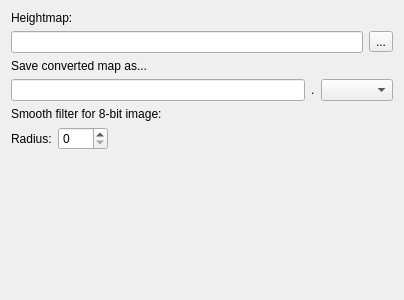
<ui version="4.0" >
 <class>ConverterWizard</class>
 <widget class="QWidget" name="ConverterWizard" >
  <property name="geometry" >
   <rect>
    <x>0</x>
    <y>0</y>
    <width>400</width>
    <height>300</height>
   </rect>
  </property>
  <property name="windowTitle" >
   <string>Form</string>
  </property>
  <layout class="QVBoxLayout" >
   <item>
    <widget class="QLabel" name="label" >
     <property name="text" >
      <string>Heightmap:</string>
     </property>
    </widget>
   </item>
   <item>
    <layout class="QHBoxLayout" >
     <item>
      <widget class="QLineEdit" name="m_heightMap" >
       <property name="toolTip" >
        <string>The source 8 or 16 bit heightmap file</string>
       </property>
       <property name="whatsThis" >
        <string>Enter the filename of the source 8 or 16 bit heightmap file here</string>
       </property>
      </widget>
     </item>
     <item>
      <widget class="QToolButton" name="m_setHeightMap" >
       <property name="text" >
        <string>...</string>
       </property>
      </widget>
     </item>
    </layout>
   </item>
   <item>
    <widget class="QLabel" name="label_2" >
     <property name="text" >
      <string>Save converted map as...</string>
     </property>
    </widget>
   </item>
   <item>
    <layout class="QHBoxLayout" >
     <item>
      <widget class="QLineEdit" name="m_target" >
       <property name="toolTip" >
        <string>Base name for the converted heightmap</string>
       </property>
       <property name="whatsThis" >
        <string>Enter the filename for the converted heightmap here. Only use relative pathes if any.</string>
       </property>
      </widget>
     </item>
     <item>
      <widget class="QLabel" name="label_3" >
       <property name="text" >
        <string>.</string>
       </property>
      </widget>
     </item>
     <item>
      <widget class="QComboBox" name="m_format" >
       <property name="minimumSize" >
        <size>
         <width>70</width>
         <height>0</height>
        </size>
       </property>
       <property name="toolTip" >
        <string>File format used when saving the converted heightmap</string>
       </property>
       <property name="whatsThis" >
        <string>Select the file format used when saving the converted heightmap</string>
       </property>
      </widget>
     </item>
    </layout>
   </item>
   <item>
    <widget class="QLabel" name="label_4" >
     <property name="text" >
      <string>Smooth filter for 8-bit image:</string>
     </property>
    </widget>
   </item>
   <item>
    <layout class="QHBoxLayout" >
     <item>
      <widget class="QLabel" name="label_5" >
       <property name="text" >
        <string>Radius:</string>
       </property>
      </widget>
     </item>
     <item>
      <widget class="QSpinBox" name="m_filterRadius" >
       <property name="minimumSize" >
        <size>
         <width>50</width>
         <height>0</height>
        </size>
       </property>
       <property name="toolTip" >
        <string>Radius of mean filter used for smoothing. Zero means no smoothing.</string>
       </property>
       <property name="whatsThis" >
        <string>You can smooth 8 bit textures before they will be converted to 16 bit height values by setting this value greater than zero. In this case the radius indicates the number of pixels considered by the mean filter used for smoothing.</string>
       </property>
       <property name="maximum" >
        <number>32</number>
       </property>
      </widget>
     </item>
     <item>
      <spacer>
       <property name="orientation" >
        <enum>Qt::Horizontal</enum>
       </property>
       <property name="sizeHint" >
        <size>
         <width>40</width>
         <height>20</height>
        </size>
       </property>
      </spacer>
     </item>
    </layout>
   </item>
   <item>
    <spacer>
     <property name="orientation" >
      <enum>Qt::Vertical</enum>
     </property>
     <property name="sizeHint" >
      <size>
       <width>382</width>
       <height>111</height>
      </size>
     </property>
    </spacer>
   </item>
  </layout>
 </widget>
 <resources/>
 <connections/>
</ui>
